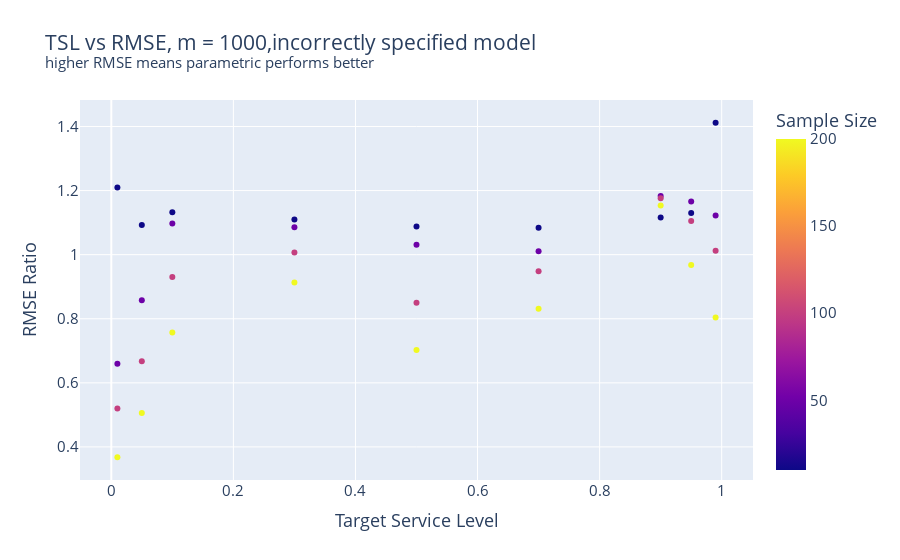
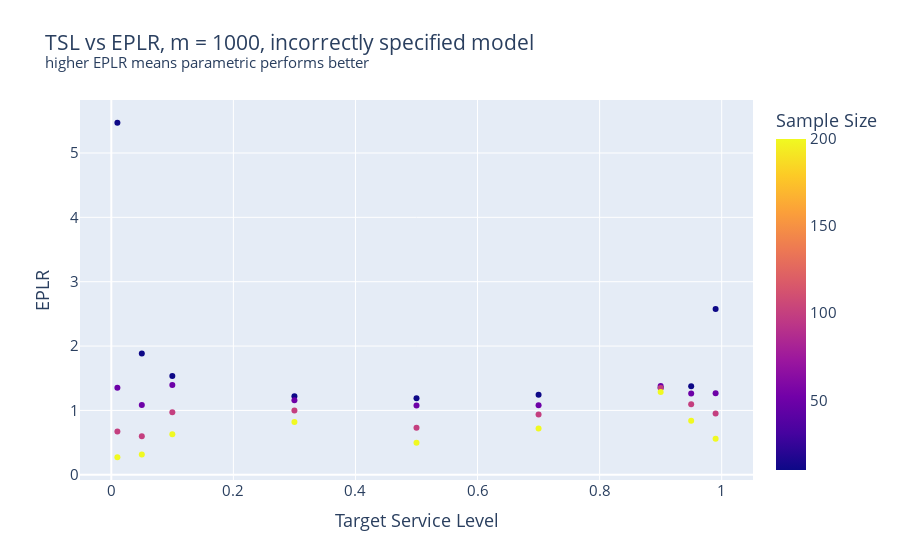

Notebook cell for these charts, in order:
### Code cell
import plotly.express as px
fig = px.scatter(df, x='Target Service Level', y='RMSE Ratio', color="Sample Size", title="TSL vs RMSE, m = {0},incorrectly specified model<br><sup>higher RMSE means parametric performs better</sup>".format(numberOfMontecarloIterations))
fig.update_layout(font_size = 15)
#fig.write_image("Excercise part 4/RMSE-lognorm.pdf")
fig.show()

fig = px.scatter(df, x='Target Service Level', y='EPLR', color="Sample Size", title="TSL vs EPLR, m = {0}, incorrectly specified model<br><sup>higher EPLR means parametric performs better</sup>".format(numberOfMontecarloIterations))
fig.update_layout(font_size = 15)
#fig.write_image("Excercise part 4/EPLR-lognorm.pdf")
fig.show()

### Figure 1 — Plotly figure (JSON) as saved in the notebook; plotly's stock layout.template omitted (floating-point values rounded to 4 significant figures)
{"data": [{"hovertemplate": "Target Service Level=%{x}<br>RMSE Ratio=%{y}<br>Sample Size=%{marker.color}<extra></extra>", "legendgroup": "", "marker": {"color": [10, 50, 100, 200, 10, 50, 100, 200, 10, 50, 100, 200, 10, 50, 100, 200, 10, 50, 100, 200, 10, 50, 100, 200, 10, 50, 100, 200, 10, 50, 100, 200, 10, 50, 100, 200], "coloraxis": "coloraxis", "symbol": "circle"}, "mode": "markers", "name": "", "orientation": "v", "showlegend": false, "type": "scatter", "x": [0.01, 0.01, 0.01, 0.01, 0.05, 0.05, 0.05, 0.05, 0.1, 0.1, 0.1, 0.1, 0.3, 0.3, 0.3, 0.3, 0.5, 0.5, 0.5, 0.5, 0.7, 0.7, 0.7, 0.7, 0.9, 0.9, 0.9, 0.9, 0.95, 0.95, 0.95, 0.95, 0.99, 0.99, 0.99, 0.99], "xaxis": "x", "y": [1.21, 0.6597, 0.5201, 0.3678, 1.092, 0.8577, 0.6671, 0.5061, 1.133, 1.097, 0.9301, 0.7572, 1.11, 1.085, 1.007, 0.913, 1.088, 1.031, 0.8502, 0.7021, 1.084, 1.01, 0.948, 0.8311, 1.116, 1.183, 1.176, 1.153, 1.13, 1.166, 1.105, 0.9681, 1.412, 1.122, 1.012, 0.8042], "yaxis": "y"}], "layout": {"coloraxis": {"colorbar": {"title": {"text": "Sample Size"}}, "colorscale": [[0, "#0d0887"], [0.1111, "#46039f"], [0.2222, "#7201a8"], [0.3333, "#9c179e"], [0.4444, "#bd3786"], [0.5556, "#d8576b"], [0.6667, "#ed7953"], [0.7778, "#fb9f3a"], [0.8889, "#fdca26"], [1, "#f0f921"]]}, "font": {"size": 15}, "legend": {"tracegroupgap": 0}, "title": {"text": "TSL vs RMSE, m = 1000,incorrectly specified model<br><sup>higher RMSE means parametric performs better</sup>"}, "xaxis": {"anchor": "y", "domain": [0, 1], "title": {"text": "Target Service Level"}}, "yaxis": {"anchor": "x", "domain": [0, 1], "title": {"text": "RMSE Ratio"}}}}

### Figure 2 — Plotly figure (JSON) as saved in the notebook; plotly's stock layout.template omitted (floating-point values rounded to 4 significant figures)
{"data": [{"hovertemplate": "Target Service Level=%{x}<br>EPLR=%{y}<br>Sample Size=%{marker.color}<extra></extra>", "legendgroup": "", "marker": {"color": [10, 50, 100, 200, 10, 50, 100, 200, 10, 50, 100, 200, 10, 50, 100, 200, 10, 50, 100, 200, 10, 50, 100, 200, 10, 50, 100, 200, 10, 50, 100, 200, 10, 50, 100, 200], "coloraxis": "coloraxis", "symbol": "circle"}, "mode": "markers", "name": "", "orientation": "v", "showlegend": false, "type": "scatter", "x": [0.01, 0.01, 0.01, 0.01, 0.05, 0.05, 0.05, 0.05, 0.1, 0.1, 0.1, 0.1, 0.3, 0.3, 0.3, 0.3, 0.5, 0.5, 0.5, 0.5, 0.7, 0.7, 0.7, 0.7, 0.9, 0.9, 0.9, 0.9, 0.95, 0.95, 0.95, 0.95, 0.99, 0.99, 0.99, 0.99], "xaxis": "x", "y": [5.47, 1.35, 0.6718, 0.2724, 1.886, 1.083, 0.5996, 0.3149, 1.536, 1.396, 0.9734, 0.6303, 1.218, 1.158, 0.9984, 0.8212, 1.189, 1.078, 0.7324, 0.4995, 1.245, 1.082, 0.936, 0.719, 1.351, 1.378, 1.347, 1.287, 1.376, 1.261, 1.096, 0.8406, 2.576, 1.268, 0.9526, 0.5617], "yaxis": "y"}], "layout": {"coloraxis": {"colorbar": {"title": {"text": "Sample Size"}}, "colorscale": [[0, "#0d0887"], [0.1111, "#46039f"], [0.2222, "#7201a8"], [0.3333, "#9c179e"], [0.4444, "#bd3786"], [0.5556, "#d8576b"], [0.6667, "#ed7953"], [0.7778, "#fb9f3a"], [0.8889, "#fdca26"], [1, "#f0f921"]]}, "font": {"size": 15}, "legend": {"tracegroupgap": 0}, "title": {"text": "TSL vs EPLR, m = 1000, incorrectly specified model<br><sup>higher EPLR means parametric performs better</sup>"}, "xaxis": {"anchor": "y", "domain": [0, 1], "title": {"text": "Target Service Level"}}, "yaxis": {"anchor": "x", "domain": [0, 1], "title": {"text": "EPLR"}}}}
